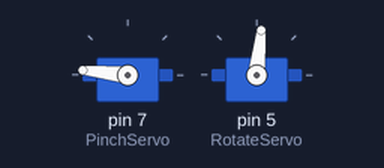
Recording of a sketch running on a simulated Arduino Uno, built with avr-gcc and run on an emulated ATmega328P. Parts: 2 × servo.

Above: at 0.27 s.
At 4.28 s:
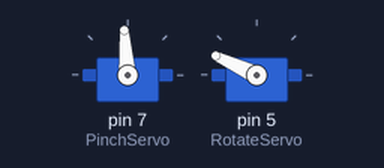
At 16.55 s:
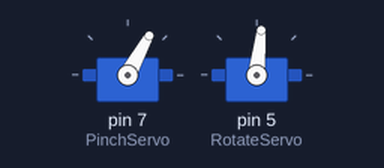
At 35.01 s:
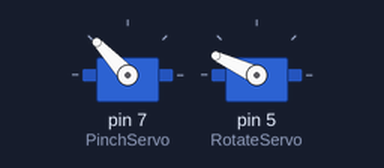
Timing chart, 0 to 37.0 s (numbered marks = the images above):
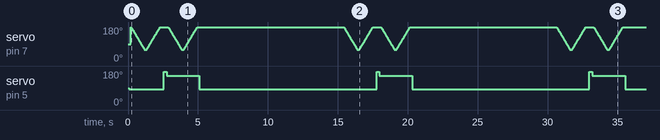

Measured:
- by itself, servo on pin 5 (RotateServo): repeats every 15.2 s: 175° 0.20 s, 155° 2.4 s, 84° 12.7 s

The sketch:

testPince_ino.ino
```cpp
#include <Servo.h>

Servo PinchServo;
Servo RotateServo;
// create servo objects to control a servo
// a maximum of eight servo objects can be created

int posPinchServo = 0;
// variable to store the pinch servo position
int posRotateServo = 0;
// variable to store the rotate servo position

void setup() {
  // put your setup code here, to run once:
  PinchServo.attach(7); // attaches the pinch servo on pin 7 to the servo object
  RotateServo.attach(5); // attaches the rotate servo on pin 6 to the servo object
}

void loop() {
  // put your main code here, to run repeatedly:

  // Pinch servo tests
  //PinchServo.write(180); // 180 fermé
  //PinchServo.write(60); // 60 ouvert

  // Position initiale (verticale)
  rotateToVertical();

  ouverturePince();
  delay(100);
  fermeturePince();
  delay(100);

  rotateToHorizontal();

  //On dépose le cylindre
  deposerCylindre();
  delay(100);
  fermeturePince();

  //Remise en position initiale
  rotateToVertical();

  //Attente fin cycle
  delay(10000);
}

void ouverturePince(){
  // ouverture de la pince
  // pour modifier la vitesse, il faut modifier le delay
  for(posPinchServo = 180; posPinchServo > 59; posPinchServo -=1)
  {
    PinchServo.write(posPinchServo);
    delay(8);
  }
  delay(50);
}

void fermeturePince(){
  // fermeture de la pince
  // pour modifier la vitesse, il faut modifier le delay
  for(posPinchServo = 60; posPinchServo <= 180; posPinchServo +=1)
  {
    PinchServo.write(posPinchServo);
    delay(8);
  }
  delay(50);
}

void rotateToVertical(){
  //Rotation d'un quart de tour -> position verticale
  delay(100);
  RotateServo.write(84);
  delay(100);
}

void rotateToHorizontal(){
  //Rotation d'un quart de tour -> position horizontale
  delay(100);
  RotateServo.write(175);
  delay(100);
}

void deposerCylindre(){
  delay(100);
  RotateServo.write(155);
  delay(100);
  ouverturePince();
}
```
